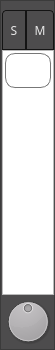
<?xml version="1.0" encoding="UTF-8"?>
<ui version="4.0">
 <class>MixerFrame</class>
 <widget class="QFrame" name="MixerFrame">
  <property name="geometry">
   <rect>
    <x>0</x>
    <y>0</y>
    <width>55</width>
    <height>350</height>
   </rect>
  </property>
  <property name="windowTitle">
   <string>Frame</string>
  </property>
  <property name="styleSheet">
   <string notr="true">* {
    background: #4d4c4d;
    font-family: handelgotdlig;
    font-weight: 200;
}



 QComboBox {
     border: 1px solid #141414;
     border-radius: 4px;
     padding: 1px 18px 1px 3px;
     min-width: 6em;
     color: #e8e8e8;
 }

 QComboBox:editable {
    background: #5b5a5b
 }

 QComboBox:!editable, QComboBox::drop-down:editable {
      background: qlineargradient(x1: 0, y1: 0, x2: 0, y2: 1,
      stop: 0 #3c3c3c, stop: 1 #262627);
 }

 /* QComboBox gets the &quot;on&quot; state when the popup is open */
 QComboBox:!editable:on, QComboBox::drop-down:editable:on {
     background: #5b5a5b
 }

 QComboBox:on { /* shift the text when the popup opens */
     padding-top: 3px;
     padding-left: 4px;
 }

 QComboBox::drop-down {
     subcontrol-origin: padding;
     subcontrol-position: top right;
     width: 15px;

     border-left-width: 1px;
     border-left-color: darkgray;
     border-left-style: solid; /* just a single line */
     border-top-right-radius: 3px; /* same radius as the QComboBox */
     border-bottom-right-radius: 3px;
 }

QComboBox QAbstractItemView {
    border: 1px solid #141414;
    selection-background-color: #5b5a5b;
}

 QSpinBox {
     /*padding-right: 15px; make room for the arrows */
     background-color: qlineargradient(x1: 0, y1: 0, x2: 0, y2: 1,
                                      stop: 0 #3c3c3c, stop: 1 #262627);
    color: #e8e8e8;
     border: none;
     border-radius: 4px;
     /*border-width: 3;*/
}

QSpinBox::up-button {
    border: none;
}

QSpinBox::down-button {
    border: none;
}

QLineEdit {
    border: 1px solid #141414;
    border-radius: 4px;
    color: #e8e8e8;
    background-color: qlineargradient(x1: 0, y1: 0, x2: 0, y2: 1,
                                     stop: 0 #3c3c3c, stop: 1 #262627);
    selection-background-color: #e8e8e8;
    selection-color: #262627
}

QProgressBar {
    border: 1px solid #141414;
    border-radius: 4px;
    text-align: center;
 }


 QProgressBar::chunk {
    background-color: qlineargradient(x1: 0, y1: 0, x2: 0, y2: 1,
                                      stop: 0 #3c3c3c, stop: 1 #262627);
    width: 20px;
 }

QFrame, QLabel, QToolTip {
   color: #e5e5e5;
   /*border: 1px solid #141414;*/
}

QFrame[style=&quot;plain&quot;] {
    border: 100px solid pink;
}

QAbstractButton {
   padding: 3px;
   border: 1px solid #141414;
   border-radius: 4px;
   background-color: qlineargradient(x1: 0, y1: 0, x2: 0, y2: 1,
                                     stop: 0 #3c3c3c, stop: 1 #262627);
    color: #e8e8e8;
}
QAbstractButton::hover {
   background-color: #5b5a5b;
}

QAbstractButton::disabled {
    color: #262627;
}

QAbstractButton::checked {
    background-color: #1c1c1c;
}

 QTabWidget::pane { /* The tab widget frame */
     border-top: 1px solid #141414;
     position: absolute;
     top: -0.5em;
 }

 QTabWidget::tab-bar {
     alignment: center;
 }

 /* Style the tab using the tab sub-control. Note that
     it reads QTabBar _not_ QTabWidget */
 QTabBar::tab {
 background-color: qlineargradient(x1: 0, y1: 0, x2: 0, y2: 1,
                                   stop: 0 #3c3c3c, stop: 1 #262627);

    border: 1px solid #141414;

     /*border: 2px solid #C4C4C3;
     border-bottom-color: #C2C7CB; same as the pane color */
     border-top-left-radius: 4px;
     border-top-right-radius: 4px;
     min-width: 8ex;
     padding: 2px;
     color: #e8e8e8;
 }

 QTabBar::tab:selected, QTabBar::tab:hover {
     background: #5b5a5b;
 }

 QTabBar::tab:selected {
     border-color: #5b5a5b;
     color: #141414;
     /*border-bottom-color: #C2C7CB; same as pane color */
 }

 QSlider::groove:horizontal {
 border: 1px solid #141414;
     height: 8px; /* the groove expands to the size of the slider by default. by giving it a height, it has a fixed size */
     background-color: qlineargradient(x1: 0, y1: 0, x2: 0, y2: 1,
                                       stop: 0 #3c3c3c, stop: 1 #262627);
     margin: 2px 0;
 }

 QSlider::handle:horizontal {
 background-color: qlineargradient(x1: 0, y1: 0, x2: 0, y2: 1,
                                   stop: 0 #3c3c3c, stop: 1 #262627);     border: 1px solid #5c5c5c;
     width: 18px;
     /*margin: -2px 0;  handle is placed by default on the contents rect of the groove. Expand outside the groove */
     border-radius: 3px;
 }

  QScrollBar:vertical {
      border: 0px solid transparent;
      background: transparent;
      width: 4px;
      margin: 0px 0 0px 0;
  }
  QScrollBar::handle:vertical {
      background: #e8e8e8;
      min-width: 20px;
      border: 2px solid #e8e8e8;
      border-radius: 2px;
  }
  QScrollBar::add-line:vertical {
      border: 0px solid transparent;
      background: transparent;
      height: 0px;
      subcontrol-position: bottom;
      subcontrol-origin: margin;
  }

  QScrollBar::sub-line:vertical {
      border: 0px solid transparent;
      background: transparent;
      height: 0px;
      subcontrol-position: top;
      subcontrol-origin: margin;
  }
  QScrollBar::up-arrow:vertical, QScrollBar::down-arrow:vertical {
      border: 0px solid grey;
      width: 0px;
      height: 0px;
      background: white;
  }

  QScrollBar::add-page:vertical, QScrollBar::sub-page:vertical {
      background: none;
  }



  QScrollBar:horizontal {
      border: 0px solid transparent;
      background: transparent;
      height: 4px;
      margin: 0px 0 0px 0;
  }
  QScrollBar::handle:horizontal{
      background: #e8e8e8;
      min-height: 20px;
      border: 2px solid #e8e8e8;
      border-radius: 2px;
  }
  QScrollBar::add-line:horizontal {
      border: 0px solid transparent;
      background: transparent;
      height: 0px;
      subcontrol-position: bottom;
      subcontrol-origin: margin;
  }

  QScrollBar::sub-line:horizontal {
      border: 0px solid transparent;
      background: transparent;
      height: 0px;
      subcontrol-position: top;
      subcontrol-origin: margin;
  }
  QScrollBar::up-arrow:horizontal, QScrollBar::down-arrow:horizontal {
      border: 0px solid grey;
      width: 0px;
      height: 0px;
      background: white;
  }

  QScrollBar::add-page:vertical, QScrollBar::sub-page:vertical {
      background: none;
  }





QSlider::groove:horizontal {
border: 1px solid #bbb;
background: white;
height: 20px;
border-radius: 4px;
}

QSlider::groove:vertical {
border: 1px solid #bbb;
background: white;
width: 50px;
border-radius: 4px;
}

QSlider::sub-page:horizontal {
background: qlineargradient(x1: 0, y1: 0,    x2: 0, y2: 1,
    stop: 0 #444, stop: 1 #bbb);
background: qlineargradient(x1: 0, y1: 0.2, x2: 1, y2: 1,
    stop: 0 #bbb, stop: 1 #555);
border: 0px solid #777;
height: 40px;
border-radius: 4px;
border-top-left-radius: 4px;
border-top-right-radius: 0px;
border-bottom-left-radius: 4px;
border-bottom-right-radius: 0px;
}

QSlider::sub-page:vertical {
background: qlineargradient(x1: 0, y1: 1,    x2: 0, y2: 0,
    stop: 0 #bbb, stop: 1 #444);
background: qlineargradient(x1: 0, y1: 1, x2: 1, y2: 0.2,
    stop: 0 #555, stop: 1 #bbb);
border: 0px solid #777;
width: 53px;
border-top-left-radius: 4px;
border-top-right-radius: 4px;
border-bottom-left-radius: 0px;
border-bottom-right-radius: 0px;
}

QSlider::add-page:horizontal {
background: qlineargradient(x1: 0, y1: 1,    x2: 0, y2: 0,
    stop: 0 #bbb, stop: 1 #444);
background: qlineargradient(x1: 0, y1: 1, x2: 1, y2: 0.2,
    stop: 0 #555, stop: 1 #bbb);
border: 0px solid #777;
height: 40px;
border-top-left-radius: 0px;
border-top-right-radius: 4px;
border-bottom-left-radius: 0px;
border-bottom-right-radius: 4px;
}

QSlider::add-page:vertical {
background: qlineargradient(x1: 0, y1: 1,    x2: 0, y2: 0,
    stop: 0 #444, stop: 1 #bbb);
background: qlineargradient(x1: 1, y1: 1, x2: 0, y2: 0.2,
    stop: 0 #bbb, stop: 1 #555);
border: 0px solid #777;
width: 53px;
border-top-left-radius: 0px;
border-top-right-radius: 0px;
border-bottom-left-radius: 4px;
border-bottom-right-radius: 4px;
}

QSlider::handle:horizontal {
     background-color: qlineargradient(x1: 0, y1: 0, x2: 0, y2: 1,
                                      stop: 0 #3c3c3c, stop: 1 #262627);
border: 1px solid #777;
width: 53px;
margin-top: -2px;
margin-bottom: -2px;
border-radius: 10px;
margin: 2px;
}

QSlider::handle:vertical {
     background-color: qlineargradient(x1: 0, y1: 0, x2: 0, y2: 1,
                                      stop: 0 #3c3c3c, stop: 1 #262627);
border: 1px solid #777;
height: 33px;
margin-top: -2px;
margin-bottom: -2px;
border-radius: 10px;
margin: 2px;
}

QSlider::sub-page:horizontal:disabled {
background: #bbb;
border-color: #999;
}

QSlider::sub-page:vertical:disabled {
background: #bbb;
border-color: #999;
}

QSlider::add-page:horizontal:disabled {
background: #eee;
border-color: #999;
}

QSlider::add-page:vertical:disabled {
background: #eee;
border-color: #999;
}

QSlider::handle:horizontal:disabled {
background: #eee;
border: 1px solid #aaa;
border-radius: 4px;
}

QSlider::handle:vertical:disabled {
background: #eee;
border: 1px solid #aaa;
border-radius: 4px;
}</string>
  </property>
  <property name="frameShape">
   <enum>QFrame::StyledPanel</enum>
  </property>
  <property name="frameShadow">
   <enum>QFrame::Raised</enum>
  </property>
  <widget class="QSlider" name="verticalSlider_vol">
   <property name="geometry">
    <rect>
     <x>2</x>
     <y>50</y>
     <width>53</width>
     <height>245</height>
    </rect>
   </property>
   <property name="sizePolicy">
    <sizepolicy hsizetype="Expanding" vsizetype="Expanding">
     <horstretch>0</horstretch>
     <verstretch>0</verstretch>
    </sizepolicy>
   </property>
   <property name="minimumSize">
    <size>
     <width>53</width>
     <height>0</height>
    </size>
   </property>
   <property name="maximumSize">
    <size>
     <width>53</width>
     <height>16777215</height>
    </size>
   </property>
   <property name="styleSheet">
    <string notr="true">
QSlider::handle:vertical {
     background-color: qlineargradient(x1: 0, y1: 0, x2: 0, y2: 1,
                                      stop: 0 #3c3c3c, stop: 1 #FF2627);
}

QSlider::groove:vertical {
border: 1px solid #bbb;
background: white;
width: 50px;
border-top-left-radius: 0px;
border-top-right-radius: 0px;
border-bottom-left-radius: 0px;
border-bottom-right-radius: 0px;}

QSlider::sub-page:vertical {
border-top-left-radius: 0px;
border-top-right-radius: 0px;
border-bottom-left-radius: 0px;
border-bottom-right-radius: 0px;
}

QSlider::add-page:vertical {
border-top-left-radius: 0px;
border-top-right-radius: 0px;
border-bottom-left-radius: 0px;
border-bottom-right-radius: 0px;
}


QSlider::sub-page:vertical {
background: qlineargradient(x1: 0, y1: 1,    x2: 0, y2: 0,
    stop: 0 #3c3c3c, stop: 1 #262627);
background: qlineargradient(x1: 0, y1: 1, x2: 1, y2: 0.2,
    stop: 0 #262627, stop: 1 #3c3c3c);
}

QSlider::add-page:vertical {
background: qlineargradient(x1: 0, y1: 1,    x2: 0, y2: 0,
    stop: 0 #3c3c3c, stop: 1 #262627);
background: qlineargradient(x1: 1, y1: 1, x2: 0, y2: 0.2,
    stop: 0 #3c3c3c, stop: 1 #262627);

}
</string>
   </property>
   <property name="minimum">
    <number>0</number>
   </property>
   <property name="maximum">
    <number>100</number>
   </property>
   <property name="value">
    <number>100</number>
   </property>
   <property name="orientation">
    <enum>Qt::Vertical</enum>
   </property>
  </widget>
  <widget class="QDial" name="dial_pan">
   <property name="geometry">
    <rect>
     <x>2</x>
     <y>295</y>
     <width>52</width>
     <height>53</height>
    </rect>
   </property>
   <property name="autoFillBackground">
    <bool>true</bool>
   </property>
   <property name="styleSheet">
    <string notr="true">background: qlineargradient(x1: 0, y1: 0, x2: 0, y2: 1,
                                     stop: 0 #3c3c3c, stop: 1 #262627);</string>
   </property>
   <property name="maximum">
    <number>100</number>
   </property>
   <property name="value">
    <number>50</number>
   </property>
  </widget>
  <widget class="QWidget" name="header" native="true">
   <property name="geometry">
    <rect>
     <x>2</x>
     <y>10</y>
     <width>52</width>
     <height>40</height>
    </rect>
   </property>
   <layout class="QGridLayout" name="gridLayout_2">
    <property name="margin">
     <number>0</number>
    </property>
    <property name="spacing">
     <number>0</number>
    </property>
    <item row="0" column="1">
     <widget class="live_widgets::ToolButton" name="toolButton">
      <property name="sizePolicy">
       <sizepolicy hsizetype="Expanding" vsizetype="Expanding">
        <horstretch>0</horstretch>
        <verstretch>0</verstretch>
       </sizepolicy>
      </property>
      <property name="styleSheet">
       <string notr="true">border-bottom-left-radius: 0px;
border-bottom-right-radius: 0px;
border-top-left-radius: 0px;</string>
      </property>
      <property name="text">
       <string>M</string>
      </property>
      <property name="checkable">
       <bool>true</bool>
      </property>
     </widget>
    </item>
    <item row="0" column="0">
     <widget class="live_widgets::ToolButton" name="toolButton_2">
      <property name="sizePolicy">
       <sizepolicy hsizetype="Expanding" vsizetype="Expanding">
        <horstretch>0</horstretch>
        <verstretch>0</verstretch>
       </sizepolicy>
      </property>
      <property name="styleSheet">
       <string notr="true">border-bottom-left-radius: 0px;
border-bottom-right-radius: 0px;
border-top-right-radius: 0px;</string>
      </property>
      <property name="text">
       <string>S</string>
      </property>
      <property name="checkable">
       <bool>true</bool>
      </property>
     </widget>
    </item>
   </layout>
  </widget>
 </widget>
 <customwidgets>
  <customwidget>
   <class>live_widgets::ToolButton</class>
   <extends>QToolButton</extends>
   <header>live_widgets/toolbutton.h</header>
  </customwidget>
 </customwidgets>
 <resources/>
 <connections/>
</ui>
